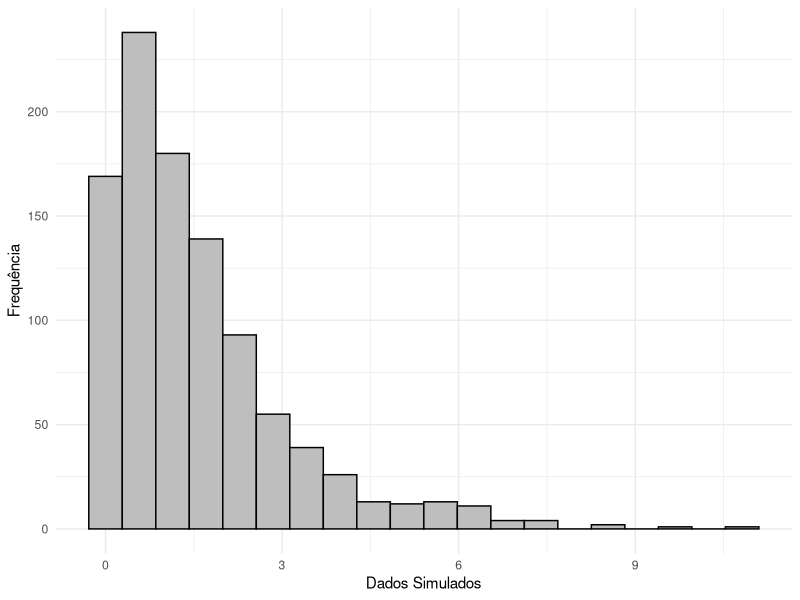

The R source for this figure:
# -----------------------
# [1] ATIVAÇÃO DE PACOTES
# -----------------------
library(ggplot2)

# -------------
# [2] Simulação
# -------------

# Lambda verdadeiro
lambda <- 2 / 3

# Definindo semente para reprodutibilidade
set.seed(123)

# Definindo o tamanho da amostra
n <- 1000

# Simulando
survival_times <- rexp(n, rate = lambda)

# -------------------------
# [3] Visualização do dados
# -------------------------
df <- data.frame(TIME = survival_times)

ggplot(data = df, aes(x = TIME)) +
  geom_histogram(bins = 20, fill = "gray", color = "black") +
  labs(x = "Dados Simulados", y = "Frequência") +
  theme_minimal()

